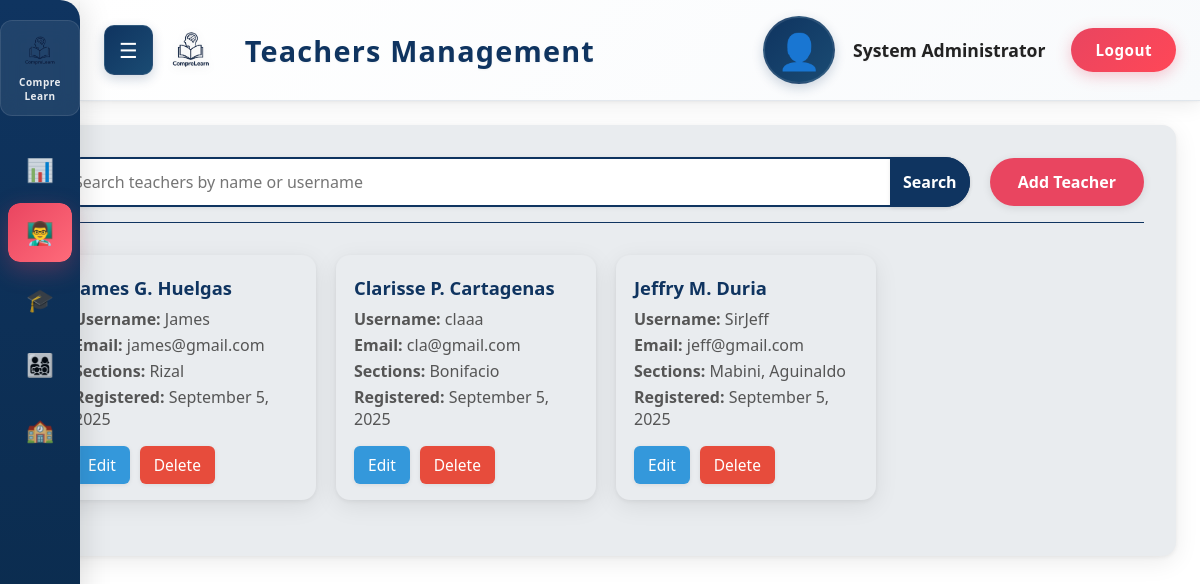
Screenshot of /Admin/admin_teachers.php (signed in) with the database file from the repository.
### tables this page shows
CREATE TABLE `teachers` (
  `id` int(11) NOT NULL,
  `name` varchar(100) NOT NULL,
  `username` varchar(100) NOT NULL,
  `email` varchar(100) NOT NULL,
  `password` varchar(255) NOT NULL,
  `created_at` timestamp NOT NULL DEFAULT current_timestamp(),
  `updated_at` timestamp NOT NULL DEFAULT current_timestamp() ON UPDATE current_timestamp()
);

### Admin/includes/admin_init.php (called while the page is built, shortened)
<?php
function h($v) {
    return htmlspecialchars((string)$v, ENT_QUOTES, 'UTF-8');
}
?>

### Admin/admin_teachers.php (the view, shortened to what this page needs)
<?php
require_once __DIR__ . '/includes/admin_init.php';
$search_term = $_GET['search'] ?? '';
$search_query = "%" . $search_term . "%";
$sql_teachers = "SELECT t.*, GROUP_CONCAT(s.name SEPARATOR ', ') as section_names
                FROM teachers t
                LEFT JOIN teacher_sections ts ON t.id = ts.teacher_id
                LEFT JOIN sections s ON ts.section_id = s.id
                WHERE t.name LIKE ? OR t.username LIKE ?
                GROUP BY t.id
                ORDER BY t.created_at DESC";
$stmt_teachers = $conn->prepare($sql_teachers);
$stmt_teachers->bind_param("ss", $search_query, $search_query);
$stmt_teachers->execute();
$teachers = $stmt_teachers->get_result();
?>
<div class="management-area">
    <div class="section-header">
        <form id="search-form" method="GET" action="admin_teachers.php" class="search-container">
            <input type="text" name="search" id="search-input" class="search-bar" placeholder="Search teachers by name or username" value="<?php echo h($search_term); ?>">
            <button type="submit" class="search-btn">Search</button>
        </form>
        <button id="toggle-form-btn" class="add-btn">Add Teacher</button>
    </div>
    <div class="card-table-container">
        <?php while($teacher = $teachers->fetch_assoc()): ?>
        <div class="user-card">
            <div>
                <div class="card-title"><?php echo h($teacher['name']); ?></div>
                <div class="card-field"><strong>Username:</strong> <?php echo h($teacher['username'] ?? ''); ?></div>
                <div class="card-field"><strong>Email:</strong> <?php echo h($teacher['email'] ?? ''); ?></div>
                <div class="card-field"><strong>Sections:</strong> <?php echo h($teacher['section_names'] ?? 'No sections assigned'); ?></div>
                <div class="card-field"><strong>Registered:</strong> <?php echo date('F j, Y', strtotime($teacher['created_at'])); ?></div>
            </div>
            <div class="card-actions">
                <button class="action-btn edit-btn" onclick="editTeacher(<?php echo $teacher['id']; ?>)">Edit</button>
                <button class="action-btn delete-btn" onclick="deleteTeacher(<?php echo $teacher['id']; ?>)">Delete</button>
            </div>
        </div>
        <?php endwhile; ?>
    </div>
</div>
<?php
require_once __DIR__ . '/includes/admin_layout.php';
?>

### Admin/includes/admin_layout.php (style rules this page uses)
:root { --light-bg: #f6f8fa; --light-bg-secondary: #ffffff; --light-surface: #e9ecef; --primary-accent: #0f3460; --secondary-accent: #e94560; --light-text: #222; --grey-text: #555; --card-shadow: 0 6px 24px rgba(0,0,0,0.08), 0 1.5px 4px rgba(0,0,0,0.06); }
* { margin: 0; padding: 0; box-sizing: border-box; font-family: 'Segoe UI', Tahoma, Geneva, Verdana, sans-serif; }
body { background: var(--light-bg-secondary); color: var(--light-text); min-height: 100vh; overflow-x: hidden; }

### Admin/admin_teachers.php (style rules this page uses)
.management-area { background: var(--light-surface); color: var(--light-text); padding: 2rem; border-radius: 14px; box-shadow: var(--card-shadow); animation: fadeIn .7s; }
.section-header { display: flex; justify-content: space-between; align-items: center; margin-bottom: 20px; padding-bottom: 15px; border-bottom: 1px solid var(--primary-accent); gap: 20px; flex-wrap: wrap; }
.search-container { position: relative; flex-grow: 1; min-width: 0; }
.search-bar { width: 100%; padding: 12px 16px; border-radius: 25px; border: 2px solid var(--primary-accent); background: var(--light-bg-secondary); color: var(--light-text); font-size: 1rem; box-shadow: 0 1px 4px rgba(0,0,0,0.08); transition: border-color .2s; }
.search-btn { position: absolute; top: 0; right: 0; height: 100%; width: 80px; background: var(--primary-accent); border: none; color: #fff; border-radius: 0 25px 25px 0; cursor: pointer; transition: background-color .3s; font-size: 1rem; font-weight: 600; box-shadow: 0 1px 4px rgba(0,0,0,0.08); }
.add-btn { background: var(--secondary-accent); color: #fff; border: none; padding: 12px 28px; border-radius: 25px; font-size: 1rem; font-weight: 600; cursor: pointer; box-shadow: 0 2px 8px rgba(0,0,0,0.10); transition: background .3s, transform .2s; min-width: 140px; height: 48px; display: flex; align-items: center; justify-content: center; }
.card-table-container { display: flex; flex-wrap: wrap; gap: 24px; justify-content: flex-start; padding: 12px 0; }
.user-card { background: var(--light-surface); box-shadow: var(--card-shadow); border-radius: 14px; width: 280px; min-height: 180px; margin-bottom: 12px; display: flex; flex-direction: column; justify-content: space-between; padding: 20px 18px 16px 18px; position: relative; transition: box-shadow .2s, transform .2s; }
.user-card .card-title { font-size: 1.15rem; font-weight: 600; color: var(--primary-accent); margin-bottom: 8px; }
.user-card .card-field { font-size: 1rem; color: var(--grey-text); margin-bottom: 4px; }
.user-card .card-actions { margin-top: 12px; display: flex; gap: 10px; }
.user-card .action-btn { padding: 8px 14px; border: none; border-radius: 6px; cursor: pointer; font-weight: 500; font-size: .97rem; box-shadow: 0 1px 4px rgba(0,0,0,0.08); color: #fff; transition: background .2s; }
.user-card .edit-btn { background: #3498db; }
.user-card .delete-btn { background: #e74c3c; }
@media (max-width: 1200px) { .card-table-container { gap: 20px; } }
@media (max-width: 1200px) { .user-card { width: 260px; } }

### rows the page displays
teachers: name "James G. Huelgas", username "James", email "james@gmail.com", section_names "Rizal", created_at "September 5, 2025"
teachers: name "Clarisse P. Cartagenas", username "claaa", email "cla@gmail.com", section_names "Bonifacio", created_at "September 5, 2025"
teachers: name "Jeffry M. Duria", username "SirJeff", email "jeff@gmail.com", section_names "Mabini, Aguinaldo", created_at "September 5, 2025"

### other values shown
$page_title "Teachers Management"
$adminName "System Administrator"
